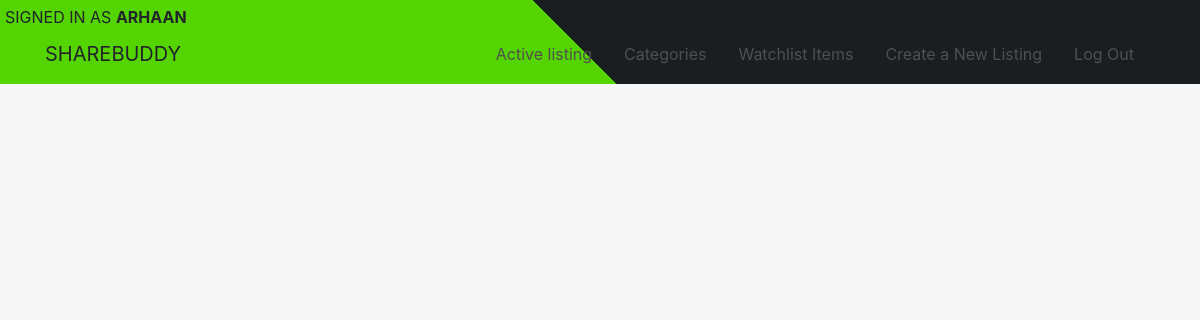
/categories (signed in), run on an earlier commit of the app's database.
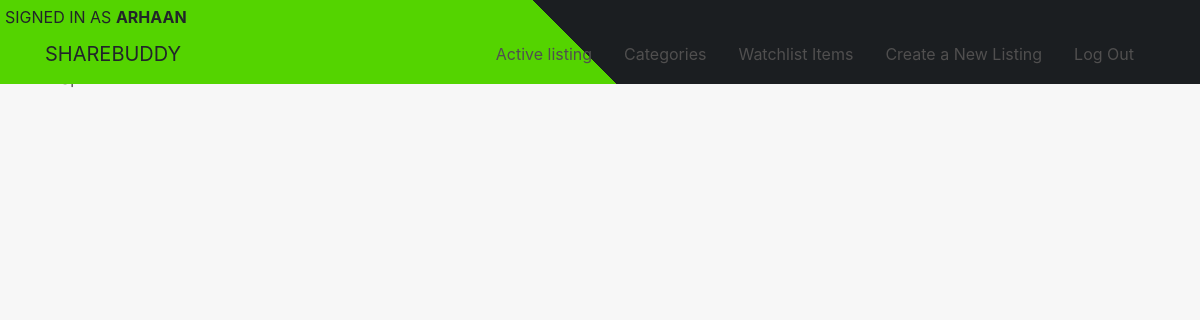
And on a later commit of the database.
### buddy/models.py (models this page shows, shortened)
class User(AbstractUser):
    pass

class Listings(models.Model):
    owner = models.ForeignKey(User, on_delete=models.CASCADE, related_name="owned_listings")
    title = models.CharField(max_length=64, help_text="The title to be displayed for the listing")
    description = models.CharField(max_length=2048, help_text="A longer description that lets users know more about what you're selling!")
    starting_bid = models.DecimalField(max_digits=8, decimal_places=2, help_text="What is the starting price you want to sell your product for? All prices are in USD!")
    image_url = models.CharField(max_length=2048, blank=True, help_text="This is not required, but if you want to include an image for your product, please include an online url for it here!")
    category = models.CharField(max_length=64, blank=True, help_text="Again, not required, but this could help your product gain the spotlight it deserves! Examples of categories include Fashion, Toys Electronics, Home, etc.")
    watchlist_users = models.ManyToManyField(User, blank=True, related_name="watchlist_items")
    closed = models.BooleanField(default=False)

### buddy/views.py (the view)
# urls.py: path("categories", views.category_listing_page, name="category listing")
def category_listing_page(request):
    categories = list(set([listing.category for listing in Listings.objects.all() if listing.category]))
    print(categories)
    return render(request, "templates/categories.html", {
        'categories': categories
    })

### buddy/templates/templates/categories.html
{% extends "templates/layout.html" %}
{% block body %}
    <h2>Categories</h2>
    <ul>
    {% for category in categories %}
        <li>
            <a href="{% url 'filtered index' category %}">{{ category }}</a>
        </li>
    {% endfor %}
    </ul>
{% endblock %}

### buddy/templates/templates/layout.html (shortened to what this page needs)
{% load static %}
<!DOCTYPE html>
<html lang="en">
<head>
    <link href="//maxcdn.bootstrapcdn.com/bootstrap/4.0.0/css/bootstrap.min.css" rel="stylesheet" id="bootstrap-css">
    <link href="//maxcdn.bootstrapcdn.com/font-awesome/4.2.0/css/font-awesome.min.css" rel="stylesheet">
</head>
<link href="{% static 'templates/styles.css' %}" rel="stylesheet">
<div class="fixed-top">
    <nav class="navbar navbar-expand-lg navbar-dark mx-background-top-linear">
        <body>
            <div style="text-transform: uppercase">
                {% if user.is_authenticated %}
                Signed in as <strong>{{ user.username }}</strong>
                {% else %}
                Not Signed in.
                {% endif %}
            </div>
            <div class="container">
                <a class="navbar-brand" rel="nofollow" target="_blank" style="text-transform: uppercase;">Sharebuddy</a>
                <div class="navbar" id="navbarResponsive">
                    <ul class="nav navbar-fixed">
                        <li class="nav-item">
                            <a class="nav-link" href="{% url 'home' %}">Active listing</a>
                        </li>
                        <li class="nav-item">
                            <a class="nav-link" href="{% url 'category listing' %}">Categories</a>
                        </li>
                        {% if user.is_authenticated %}
                        <li class="nav-item">
                            <a class="nav-link" href="{% url 'watchlist page' %}">Watchlist Items</a>
                        </li>
                        <li class="nav-item">
                            <a class="nav-link" href="{% url 'create listing' %}">Create a New Listing</a>
                        </li>
                        <li class="nav-item">
                            <a class="nav-link" href="{% url 'logout' %}">Log Out</a>
                        </li>
                        {% endif %}
                    </ul>
                </div>
            </nav>
        </div>
            {% block body %}
            {% endblock %}
        </body>
</html>

### buddy/static/templates/styles.css (style rules this page uses)
body { padding: 20px; }
body { margin: 0; font-family: -apple-system,BlinkMacSystemFont,"Segoe UI",Roboto,"Helvetica Neue",Arial,sans-serif; font-size: 1rem; font-weight: 400; line-height: 1.5; color: #212529; background-color: #f7f7f7; }
.navbar { display: -ms-flexbox; display: flex; -ms-flex-wrap: wrap; flex-wrap: wrap; -ms-flex-align: center; align-items: center; -ms-flex-pack: justify; justify-content: space-between; padding: 5px; }
a { color: rgb(80, 79, 79); text-decoration: none; }
li { list-style-type: none; }
.mx-background-top-linear { background: -webkit-linear-gradient(45deg, #54d400 48%, #1b1e21 48%); background: -webkit-linear-gradient(left, #54d400 48%, #1b1e21 48%); background: linear-gradient(45deg, #54d400 48%, #1b1e21 48%); }

What changed in the data, as far as the page shows it:
added Listings: categories "Sports"
